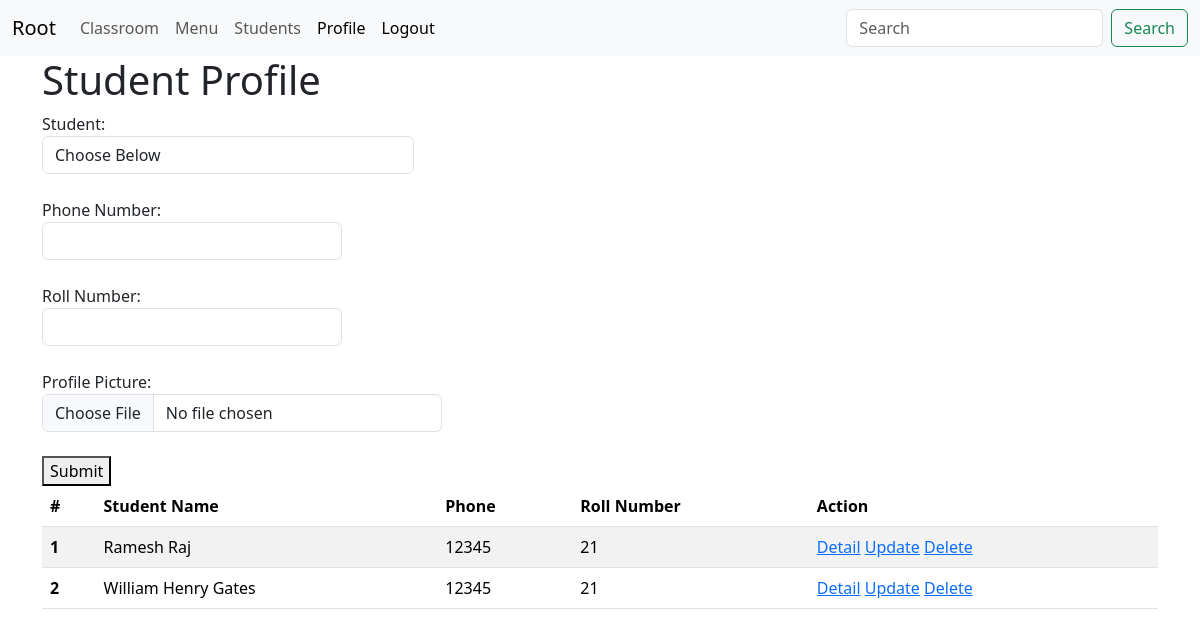
Before: /crud/student-profile/ (signed in) with the older database file.
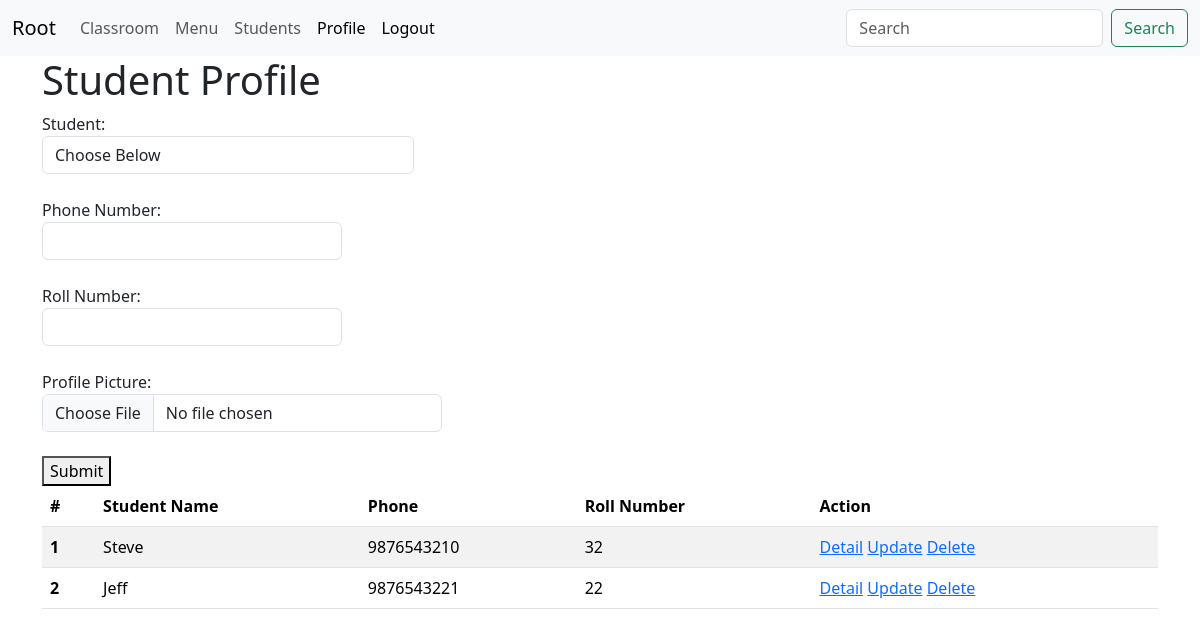
After: the same page with the newer database file.
### crud/models.py (models this page shows)
class StudentProfile(models.Model):
    student = models.OneToOneField(Student, on_delete=models.CASCADE)
    phone = models.CharField(max_length=14)
    roll_no = models.IntegerField()
    profile_picture = models.FileField(null=True, blank=True, upload_to='profile_pictures')

class Student(models.Model):
    name = models.CharField(max_length=20)
    email = models.EmailField(max_length=40)
    age = models.IntegerField()
    address = models.CharField(max_length=20)
    classroom = models.ForeignKey(ClassRoom, on_delete=models.CASCADE)

### crud/views.py (the view, shortened to what this page needs)
# urls.py: path('student-profile/', student_profile, name='student_profile'),
@login_required
def student_profile(request):
    profiles = StudentProfile.objects.all()
    students = Student.objects.all()
    return render(request, template_name="crud/student_profile.html", context={"profiles": profiles,
                                                                               "students": students, "profile_active": "active"})

### crud/templates/crud/student_profile.html (shortened to what this page needs)
{% extends 'core/base.html' %}
{% block content %}
<h1>Student Profile</h1>
<form method="post" action="{% url 'student_profile' %}" enctype="multipart/form-data">
    <div class="form-group col-md-4">
      <label for="inputState">Student:</label>
      <select id="inputState" class="form-control" name="student">
        <option value="9">Choose Below</option>
      </select>
        <br>
    </div>
    Phone Number:<br>
    <input class="form form-control" name="phone" style="width:300px"><br>
    Roll Number:<br>
    <input class="form form-control" name="roll" style="width:300px"><br>
    Profile Picture:<br>
    <input type="file" class="form form-control" name="pp" style="width: 400px"><br>
    <button type="submit">Submit</button>
</form>
<table class="table table-striped">
    <thead>
    <tr>
        <th scope="col">#</th>
        <th scope="col">Student Name</th>
        <th scope="col">Phone</th>
        <th scope="col">Roll Number</th>
        <th scope="col">Action</th>
    </tr>
    </thead>
    <tbody>
    {% for profile in profiles %}
    <tr>
        <th scope="row">{{forloop.counter}}</th>
        <td>{{profile.student.name}}</td>
        <td>{{profile.phone}}</td>
        <td>{{profile.roll_no}}</td>
        <td>
            <a href="{% url 'detail_profile' profile.id %}">Detail</a>
            <a href="{% url 'update_student_profile' profile.id %}">Update</a>
            <a href="{% url 'delete_student_profile' profile.id %}">Delete</a>
        </td>
    </tr>
    {% endfor %}
    </tbody>
</table>
{% endblock %}

### core/templates/core/base.html (shortened to what this page needs)
<!DOCTYPE html>
<html lang="en">
<head>
    <link href="https://cdn.jsdelivr.net/npm/bootstrap@5.3.2/dist/css/bootstrap.min.css" rel="stylesheet"
>
</head>
<body>
<nav class="navbar navbar-expand-lg bg-body-tertiary">
  <div class="container-fluid">
    <a class="navbar-brand" href="{% url 'root_page' %}">Root</a>
    <div class="collapse navbar-collapse" id="navbarSupportedContent">
      <ul class="navbar-nav me-auto mb-2 mb-lg-0">
        <li class="nav-item">
          <a class="nav-link {{ classroom_active }}" aria-current="page" href="{% url 'classroom' %}">Classroom</a>
        </li>
        <li class="nav-item">
          <a class="nav-link {{ menu_active }}" href="{% url 'menu' %}">Menu</a>
        </li>
        <li class="nav-item">
          <a class="nav-link {{ student_active }}" href="{% url 'crud_students' %}">Students</a>
        </li>
        <li class="nav-item">
          <a class="nav-link {{ profile_active }}" href="{% url 'student_profile' %}">Profile</a>
        </li>
          <li class="nav-item">
          <a class="nav-link {{ profile_active }}" href="{% url 'user_logout' %}">Logout</a>
        </li>
      </ul>
      <form class="d-flex" role="search">
        <input class="form-control me-2" type="search" placeholder="Search" aria-label="Search">
        <button class="btn btn-outline-success" type="submit">Search</button>
      </form>
    </div>
  </div>
</nav>
<div class="container">
    {% block content %}
    {% endblock %}
</div>
</body>
</html>

Changed rows visible on the page:
removed StudentProfile: student.name "Ramesh Raj", phone "12345", roll_no "21"
removed StudentProfile: student.name "William Henry Gates", phone "12345", roll_no "21"
added StudentProfile: student.name "Steve", phone "9876543210", roll_no "32"
added StudentProfile: student.name "Jeff", phone "9876543221", roll_no "22"
